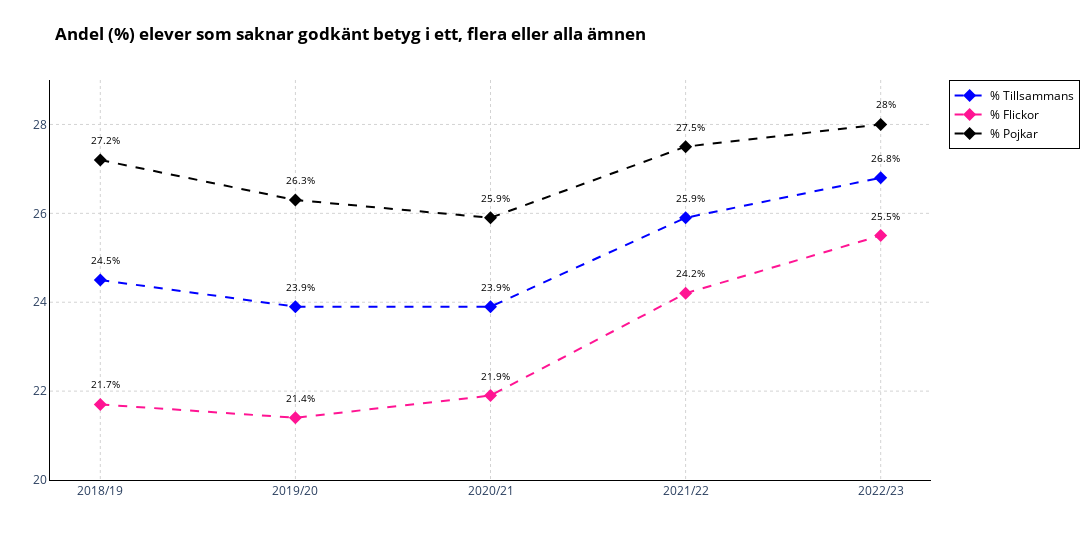

The cell this chart's notebook holds for it:
### Markdown cell above
---
## OBS PLOTLY VERSION

Var mycket roligare att jobba med plotly, saker jag har lärt mig är bla

### Code cell
import pandas as pd
import plotly.graph_objects as go

df_1b = pd.read_excel("betyg_o_prov_riksnivå.xlsx", sheet_name="Tabell 1B")
data_1b = df_1b.iloc[7:12].copy()

b_columns = [
    "Läsår",
    "Medelvärde 16 ämnen totalt",
    "Medelvärde 16 ämne flickor",
    "Medelvärde 16 ämnen pojkar",
    "Medelvärde 17 ämnen totalt",
    "Medelvärde 17 flickor",
    "Medelvärde 17 pojkar",
    "% Som saknar godkänt",
    "% Flickor",
    "% Pojkar",
]

data_1b.columns = b_columns

fig = go.Figure()

fig.add_trace(go.Scatter(x=data_1b["Läsår"], y=data_1b["% Som saknar godkänt"], mode="lines+markers", name="% Tillsammans", line=dict(color="blue", dash="dash"), marker=dict(symbol="diamond", size=10), text=[f"{p}%" for p in data_1b["% Som saknar godkänt"]]))
fig.add_trace(go.Scatter(x=data_1b["Läsår"], y=data_1b["% Flickor"], mode="lines+markers", name="% Flickor", line=dict(color="deeppink", dash="dash"), marker=dict(symbol="diamond", size=10), text=[f"{p}%" for p in data_1b["% Flickor"]]))
fig.add_trace(go.Scatter(x=data_1b["Läsår"], y=data_1b["% Pojkar"], mode="lines+markers", name="% Pojkar", line=dict(color="black", dash="dash"), marker=dict(symbol="diamond", size=10), text=[f"{p}%" for p in data_1b["% Pojkar"]]))

for i, row in data_1b.iterrows():
    fig.add_annotation(
        x=row["Läsår"],
        y=row["% Som saknar godkänt"],
        text=f"{row['% Som saknar godkänt']}%",
        showarrow=False,
        font=dict(color="black", size=10),
        xshift=5,
        yshift=20,
    )

for i, row in data_1b.iterrows():
    fig.add_annotation(
        x=row["Läsår"],
        y=row["% Flickor"],
        text=f"{row['% Flickor']}%",
        showarrow=False,
        font=dict(color="black", size=10),
        xshift=5,
        yshift=20,
    )

for i, row in data_1b.iterrows():
    fig.add_annotation(
        x=row["Läsår"],
        y=row["% Pojkar"],
        text=f"{row['% Pojkar']}%",
        showarrow=False,
        font=dict(color="black", size=10),
        xshift=5,
        yshift=20,
    )

fig.update_layout(
    title=dict(
        text="<b>Andel (%) elever som saknar godkänt betyg i ett, flera eller alla ämnen</b>",
        font=dict(color="black")
    ),
    xaxis=dict(showgrid=True, showline=True, linewidth=1, linecolor="black", tickmode="linear", tick0=0, dtick=1, gridcolor="lightgray", gridwidth=1, griddash='dot'),
    yaxis=dict(showgrid=True, showline=True, linewidth=1, linecolor="black", range=[20, 29], dtick=2, tickwidth=1, tickcolor="black", gridcolor="lightgray", gridwidth=1, griddash='dot'),
    legend=dict(font=dict(color="black"), bgcolor="white", bordercolor="black", borderwidth=1),
    plot_bgcolor="white",
    paper_bgcolor="white",
    margin=dict(l=50, r=50, t=80, b=80), 
    width=1200,  
    hoverlabel=dict(
        font=dict(color='black'),
        bgcolor='white'
    )
)

fig.show()

### Figure 1 — Plotly figure (JSON) as saved in the notebook; plotly's stock layout.template omitted (floating-point values rounded to 4 significant figures)
{"data": [{"line": {"color": "blue", "dash": "dash"}, "marker": {"size": 10, "symbol": "diamond"}, "mode": "lines+markers", "name": "% Tillsammans", "text": ["24.5%", "23.9%", "23.9%", "25.9%", "26.8%"], "type": "scatter", "x": ["2018/19", "2019/20", "2020/21", "2021/22", "2022/23"], "y": [24.5, 23.9, 23.9, 25.9, 26.8]}, {"line": {"color": "deeppink", "dash": "dash"}, "marker": {"size": 10, "symbol": "diamond"}, "mode": "lines+markers", "name": "% Flickor", "text": ["21.7%", "21.4%", "21.9%", "24.2%", "25.5%"], "type": "scatter", "x": ["2018/19", "2019/20", "2020/21", "2021/22", "2022/23"], "y": [21.7, 21.4, 21.9, 24.2, 25.5]}, {"line": {"color": "black", "dash": "dash"}, "marker": {"size": 10, "symbol": "diamond"}, "mode": "lines+markers", "name": "% Pojkar", "text": ["27.2%", "26.3%", "25.9%", "27.5%", "28%"], "type": "scatter", "x": ["2018/19", "2019/20", "2020/21", "2021/22", "2022/23"], "y": [27.2, 26.3, 25.9, 27.5, 28]}], "layout": {"annotations": [{"font": {"color": "black", "size": 10}, "showarrow": false, "text": "24.5%", "x": "2018/19", "xshift": 5, "y": 24.5, "yshift": 20}, {"font": {"color": "black", "size": 10}, "showarrow": false, "text": "23.9%", "x": "2019/20", "xshift": 5, "y": 23.9, "yshift": 20}, {"font": {"color": "black", "size": 10}, "showarrow": false, "text": "23.9%", "x": "2020/21", "xshift": 5, "y": 23.9, "yshift": 20}, {"font": {"color": "black", "size": 10}, "showarrow": false, "text": "25.9%", "x": "2021/22", "xshift": 5, "y": 25.9, "yshift": 20}, {"font": {"color": "black", "size": 10}, "showarrow": false, "text": "26.8%", "x": "2022/23", "xshift": 5, "y": 26.8, "yshift": 20}, {"font": {"color": "black", "size": 10}, "showarrow": false, "text": "21.7%", "x": "2018/19", "xshift": 5, "y": 21.7, "yshift": 20}, {"font": {"color": "black", "size": 10}, "showarrow": false, "text": "21.4%", "x": "2019/20", "xshift": 5, "y": 21.4, "yshift": 20}, {"font": {"color": "black", "size": 10}, "showarrow": false, "text": "21.9%", "x": "2020/21", "xshift": 5, "y": 21.9, "yshift": 20}, {"font": {"color": "black", "size": 10}, "showarrow": false, "text": "24.2%", "x": "2021/22", "xshift": 5, "y": 24.2, "yshift": 20}, {"font": {"color": "black", "size": 10}, "showarrow": false, "text": "25.5%", "x": "2022/23", "xshift": 5, "y": 25.5, "yshift": 20}, {"font": {"color": "black", "size": 10}, "showarrow": false, "text": "27.2%", "x": "2018/19", "xshift": 5, "y": 27.2, "yshift": 20}, {"font": {"color": "black", "size": 10}, "showarrow": false, "text": "26.3%", "x": "2019/20", "xshift": 5, "y": 26.3, "yshift": 20}, {"font": {"color": "black", "size": 10}, "showarrow": false, "text": "25.9%", "x": "2020/21", "xshift": 5, "y": 25.9, "yshift": 20}, {"font": {"color": "black", "size": 10}, "showarrow": false, "text": "27.5%", "x": "2021/22", "xshift": 5, "y": 27.5, "yshift": 20}, {"font": {"color": "black", "size": 10}, "showarrow": false, "text": "28%", "x": "2022/23", "xshift": 5, "y": 28, "yshift": 20}], "hoverlabel": {"bgcolor": "white", "font": {"color": "black"}}, "legend": {"bgcolor": "white", "bordercolor": "black", "borderwidth": 1, "font": {"color": "black"}}, "margin": {"b": 80, "l": 50, "r": 50, "t": 80}, "paper_bgcolor": "white", "plot_bgcolor": "white", "title": {"font": {"color": "black"}, "text": "<b>Andel (%) elever som saknar godkänt betyg i ett, flera eller alla ämnen</b>"}, "width": 1200, "xaxis": {"dtick": 1, "gridcolor": "lightgray", "griddash": "dot", "gridwidth": 1, "linecolor": "black", "linewidth": 1, "showgrid": true, "showline": true, "tick0": 0, "tickmode": "linear"}, "yaxis": {"dtick": 2, "gridcolor": "lightgray", "griddash": "dot", "gridwidth": 1, "linecolor": "black", "linewidth": 1, "range": [20, 29], "showgrid": true, "showline": true, "tickcolor": "black", "tickwidth": 1}}}
